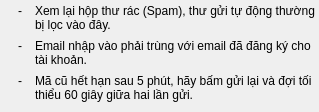
                    <widget class="QWidget" name="contentIssue2" native="true">
                     <layout class="QVBoxLayout" name="contentIssue2Layout">
                      <property name="spacing">
                       <number>7</number>
                      </property>
                      <property name="leftMargin">
                       <number>18</number>
                      </property>
                      <property name="topMargin">
                       <number>4</number>
                      </property>
                      <property name="rightMargin">
                       <number>4</number>
                      </property>
                      <property name="bottomMargin">
                       <number>10</number>
                      </property>
                      <item>
                       <layout class="QHBoxLayout" name="contentIssue2Line1Layout">
                        <property name="spacing">
                         <number>9</number>
                        </property>
                        <property name="leftMargin">
                         <number>0</number>
                        </property>
                        <property name="topMargin">
                         <number>0</number>
                        </property>
                        <property name="rightMargin">
                         <number>0</number>
                        </property>
                        <property name="bottomMargin">
                         <number>0</number>
                        </property>
                        <item>
                         <widget class="QLabel" name="contentIssue2Line1Bullet">
                          <property name="minimumSize">
                           <size>
                            <width>8</width>
                            <height>0</height>
                           </size>
                          </property>
                          <property name="maximumSize">
                           <size>
                            <width>8</width>
                            <height>16777215</height>
                           </size>
                          </property>
                          <property name="text">
                           <string>-</string>
                          </property>
                          <property name="alignment">
                           <set>Qt::AlignmentFlag::AlignLeading|Qt::AlignmentFlag::AlignLeft|Qt::AlignmentFlag::AlignTop</set>
                          </property>
                          <property name="class" stdset="0">
                           <string>bullet</string>
                          </property>
                         </widget>
                        </item>
                        <item>
                         <widget class="QLabel" name="contentIssue2Line1Text">
                          <property name="sizePolicy">
                           <sizepolicy hsizetype="Expanding" vsizetype="Preferred">
                            <horstretch>0</horstretch>
                            <verstretch>0</verstretch>
                           </sizepolicy>
                          </property>
                          <property name="text">
                           <string>Xem lại hộp thư rác (Spam), thư gửi tự động thường bị lọc vào đây.</string>
                          </property>
                          <property name="wordWrap">
                           <bool>true</bool>
                          </property>
                          <property name="class" stdset="0">
                           <string>accordionLine</string>
                          </property>
                         </widget>
                        </item>
                       </layout>
                      </item>
                      <item>
                       <layout class="QHBoxLayout" name="contentIssue2Line2Layout">
                        <property name="spacing">
                         <number>9</number>
                        </property>
                        <property name="leftMargin">
                         <number>0</number>
                        </property>
                        <property name="topMargin">
                         <number>0</number>
                        </property>
                        <property name="rightMargin">
                         <number>0</number>
                        </property>
                        <property name="bottomMargin">
                         <number>0</number>
                        </property>
                        <item>
                         <widget class="QLabel" name="contentIssue2Line2Bullet">
                          <property name="minimumSize">
                           <size>
                            <width>8</width>
                            <height>0</height>
                           </size>
                          </property>
                          <property name="maximumSize">
                           <size>
                            <width>8</width>
                            <height>16777215</height>
                           </size>
                          </property>
                          <property name="text">
                           <string>-</string>
                          </property>
                          <property name="alignment">
                           <set>Qt::AlignmentFlag::AlignLeading|Qt::AlignmentFlag::AlignLeft|Qt::AlignmentFlag::AlignTop</set>
                          </property>
                          <property name="class" stdset="0">
                           <string>bullet</string>
                          </property>
                         </widget>
                        </item>
                        <item>
                         <widget class="QLabel" name="contentIssue2Line2Text">
                          <property name="sizePolicy">
                           <sizepolicy hsizetype="Expanding" vsizetype="Preferred">
                            <horstretch>0</horstretch>
                            <verstretch>0</verstretch>
                           </sizepolicy>
                          </property>
                          <property name="text">
                           <string>Email nhập vào phải trùng với email đã đăng ký cho tài khoản.</string>
                          </property>
                          <property name="wordWrap">
                           <bool>true</bool>
                          </property>
                          <property name="class" stdset="0">
                           <string>accordionLine</string>
                          </property>
                         </widget>
                        </item>
                       </layout>
                      </item>
                      <item>
                       <layout class="QHBoxLayout" name="contentIssue2Line3Layout">
                        <property name="spacing">
                         <number>9</number>
                        </property>
                        <property name="leftMargin">
                         <number>0</number>
                        </property>
                        <property name="topMargin">
                         <number>0</number>
                        </property>
                        <property name="rightMargin">
                         <number>0</number>
                        </property>
                        <property name="bottomMargin">
                         <number>0</number>
                        </property>
                        <item>
                         <widget class="QLabel" name="contentIssue2Line3Bullet">
                          <property name="minimumSize">
                           <size>
                            <width>8</width>
                            <height>0</height>
                           </size>
                          </property>
                          <property name="maximumSize">
                           <size>
                            <width>8</width>
                            <height>16777215</height>
                           </size>
                          </property>
                          <property name="text">
                           <string>-</string>
                          </property>
                          <property name="alignment">
                           <set>Qt::AlignmentFlag::AlignLeading|Qt::AlignmentFlag::AlignLeft|Qt::AlignmentFlag::AlignTop</set>
                          </property>
                          <property name="class" stdset="0">
                           <string>bullet</string>
                          </property>
                         </widget>
                        </item>
                        <item>
                         <widget class="QLabel" name="contentIssue2Line3Text">
                          <property name="sizePolicy">
                           <sizepolicy hsizetype="Expanding" vsizetype="Preferred">
                            <horstretch>0</horstretch>
                            <verstretch>0</verstretch>
                           </sizepolicy>
                          </property>
                          <property name="text">
                           <string>Mã cũ hết hạn sau 5 phút, hãy bấm gửi lại và đợi tối thiểu 60 giây giữa hai lần gửi.</string>
                          </property>
                          <property name="wordWrap">
                           <bool>true</bool>
                          </property>
                          <property name="class" stdset="0">
                           <string>accordionLine</string>
                          </property>
                         </widget>
                        </item>
                       </layout>
                      </item>
                     </layout>
                    </widget>
